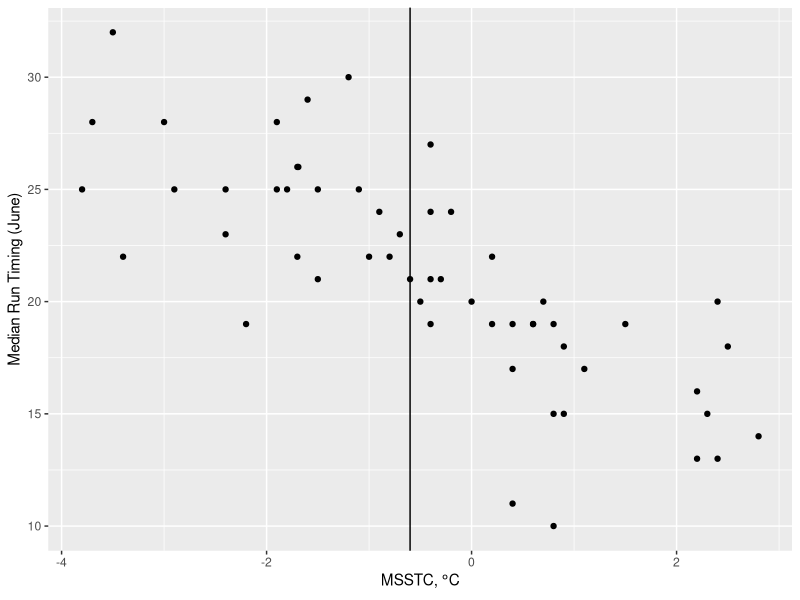
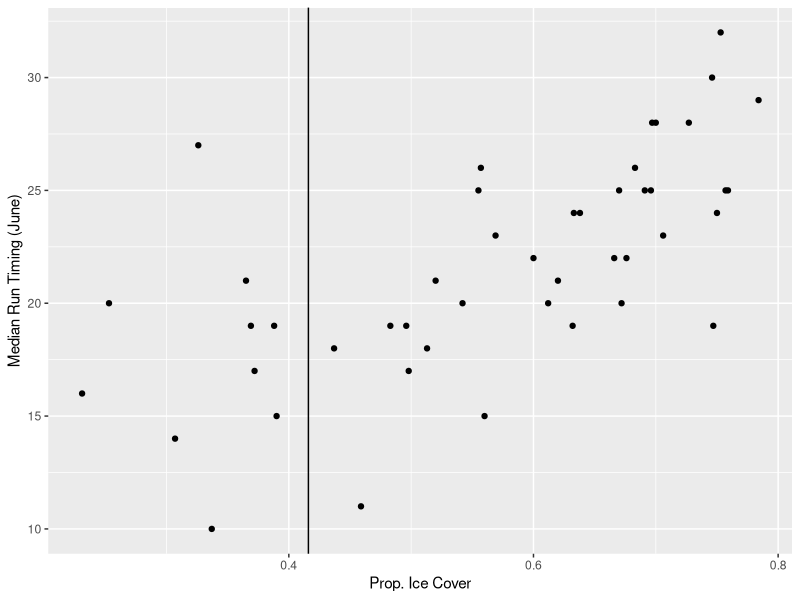

The R script that drew these images, in order: (Note: this script raises an error after producing the figures.)
#' may_forecast.R
#'
#' 15/25/50 %tiles of timing using

library(dplyr)
library(ggplot2)

# Data loading/cleanup
######################

yuk <- read.csv("data/yukon.csv",
                stringsAsFactors = FALSE)


# Plots
ggplot(yuk, aes(msstc, mdj)) +
  geom_point() +
  geom_vline(xintercept = yuk[which(yuk$year == 2016),"msstc"]) +
  labs(x = expression("MSSTC,"*~degree*"C"), y = "Median Run Timing (June)")

ggplot(yuk, aes(pice, mdj)) +
  geom_point() +
  geom_vline(xintercept = yuk[which(yuk$year == 2016),"pice"]) +
  labs(x = "Prop. Ice Cover", y = "Median Run Timing (June)")


# Models

# 15%
model_fifdj <- lm(fifdj ~ amatc + msstc + pice, data = subset(yuk, year < 2016))
summary(model_fifdj)
prediction_fifdj <- ceiling(predict(model_fifdj, newdata = yuk[yuk$year == 2016,]))
prediction_fifdj

# 25%
model_qdj <- lm(qdj ~ amatc + msstc + pice, data = subset(yuk, year < 2016))
summary(model_qdj)
prediction_qdj <- ceiling(predict(model_qdj, newdata = yuk[yuk$year == 2016,]))
prediction_qdj

# 50%
model_mdj <- lm(mdj ~ amatc + msstc + pice, data = subset(yuk, year < 2016))
summary(model_mdj)
prediction_mdj <- ceiling(predict(model_mdj, newdata = yuk[yuk$year == 2016,]))
prediction_mdj

predictions <- data.frame(percentile = c("fifdj", "qdj", "mdj"),
                          prediction = as.integer(c(prediction_fifdj,
                                         prediction_qdj,
                                         prediction_mdj)))
write.csv(predictions, file = "may_forecast/predictions.csv")
